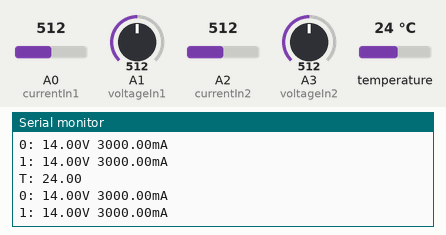
The sketch below on a simulated Arduino Uno, built with avr-gcc and run on an emulated ATmega328P. On the bench: the last lines printed to the serial monitor. Inputs (shaded band) come from the test bench; at power-on: temperature 24 °C, A0 (currentIn1) = 512, A1 (voltageIn1) = 512, A2 (currentIn2) = 512, A3 (voltageIn2) = 512.

Above: at 1.4 s.
1.5 s: temperature set to 12 °C
At 2.5 s:
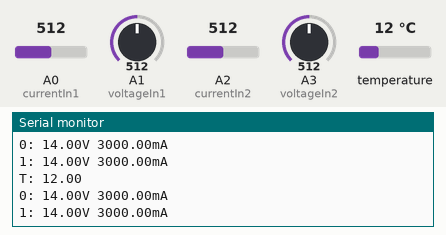
5.5 s: A0 (currentIn1) set to 716
At 6.4 s:
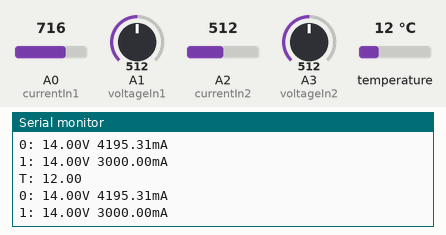
7.0 s: A1 (voltageIn1) set to 716
At 8.3 s:
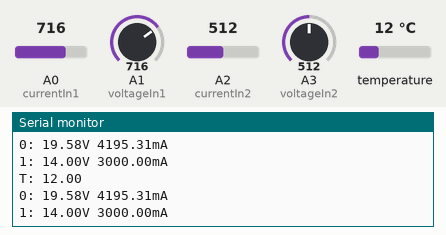
8.5 s: A2 (currentIn2) set to 716
At 9.3 s:
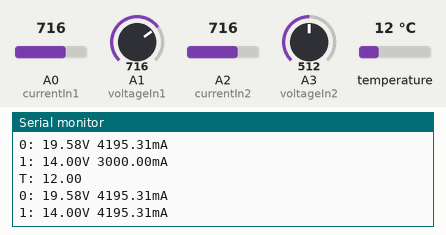
10.0 s: A3 (voltageIn2) set to 716
At 11.2 s:
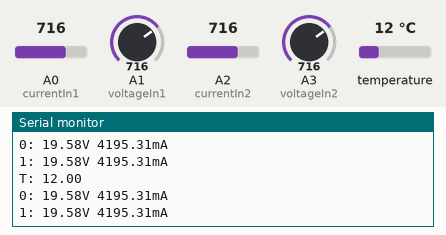
11.5 s: temperature set to 19 °C
At 12.2 s:
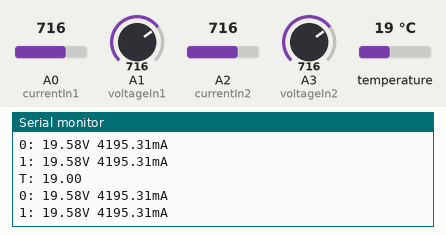
Timing chart, 0 to 14.0 s (numbered marks = the images above; inputs shaded):
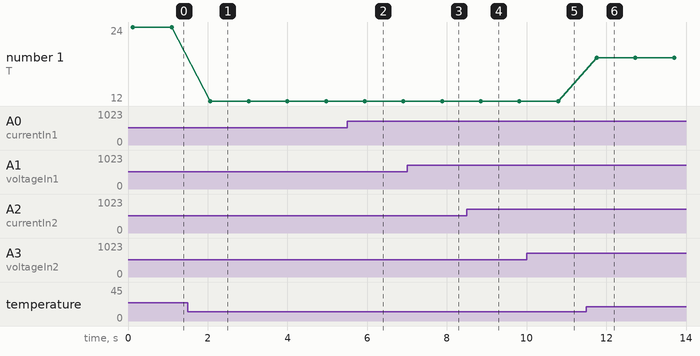

Measured:
- after the input at 1.5 s, the serial monitor: prints a new line after 0.56 s (image 1)
- after the input at 5.5 s, the serial monitor: prints a new line at once (image 2)
- after the input at 7.0 s, the serial monitor: prints a new line after 0.47 s (image 3)
- after the input at 8.5 s, the serial monitor: prints a new line after 0.38 s (image 4)
- after the input at 10.0 s, the serial monitor: prints a new line after 0.41 s (image 5)
- after the input at 11.5 s, the serial monitor: prints a new line after 0.26 s (image 6)
- plotted number 1: 24 → 12 after the input at 1.5 s, 12 → 19 after the input at 11.5 s

The sketch:

CurrentMonitor.ino
```cpp
#include <OneWire.h>

OneWire ds(5);  // on pin 10

const int currentIn1 = A0;
const int currentIn2 = A2;
const int voltageIn1 = A1;
const int voltageIn2 = A3;

const int numReadings = 10;

float readings[4][numReadings];
int readingCounter[4];

const float resistorValue = 0.1;
const float voltageFactor = 5.6;
const float currentFactor = 1200;

float ADCFactor = 0.0;
float sensorValue = 0.0;        // value read from the pot

void setup() {
  // initialize serial communications at 9600 bps:
  ADCFactor = 5.0 / 1024.0;
  Serial.begin(9600);
}

void loop() {
  temp();
  Serial.print("0: " );
  Serial.print(getVoltage1());
  Serial.print("V");
  Serial.print(" ");
  Serial.print(getCurrent1());
  Serial.print("mA");
  Serial.println();

  Serial.print("1: " );
  Serial.print(getVoltage2());
  Serial.print("V");
  Serial.print(" ");
  Serial.print(getCurrent2());
  Serial.print("mA");
  Serial.println();

  delay(250);
}

float getVoltage1() {
   sensorValue = analogRead(voltageIn1);
   delay(10);

   return (sensorValue * voltageFactor * ADCFactor);
}

float getVoltage2() {
   sensorValue = analogRead(voltageIn2);

   delay(10);
   return (sensorValue * voltageFactor * ADCFactor);
}

float getCurrent1 () {
  sensorValue = analogRead(currentIn1);
  delay(10);
  return (sensorValue * ADCFactor * currentFactor);
}

float getCurrent2 () {
  sensorValue = analogRead(currentIn2);
  delay(10);
  return (sensorValue * ADCFactor * currentFactor);
}

void temp (void) {
 byte i;
  byte present = 0;
  byte type_s;
  byte data[12];
  byte addr[8];
  float celsius, fahrenheit;

  if ( !ds.search(addr)) {
    ds.reset_search();
    delay(250);
    return;
  }

  for( i = 0; i < 8; i++) {
  }

  if (OneWire::crc8(addr, 7) != addr[7]) {
      return;
  }
  // the first ROM byte indicates which chip
  switch (addr[0]) {
    case 0x10:
      type_s = 1;
      break;
    case 0x28:
      type_s = 0;
      break;
    case 0x22:
      type_s = 0;
      break;
    default:
      return;
  }

  ds.reset();
  ds.select(addr);
  ds.write(0x44, 1);        // start conversion, with parasite power on at the end

  delay(100);     // maybe 750ms is enough, maybe not
  // we might do a ds.depower() here, but the reset will take care of it.

  present = ds.reset();
  ds.select(addr);
  ds.write(0xBE);         // Read Scratchpad

  for ( i = 0; i < 9; i++) {           // we need 9 bytes
    data[i] = ds.read();
  }

  // Convert the data to actual temperature
  // because the result is a 16 bit signed integer, it should
  // be stored to an "int16_t" type, which is always 16 bits
  // even when compiled on a 32 bit processor.
  int16_t raw = (data[1] << 8) | data[0];
  if (type_s) {
    raw = raw << 3; // 9 bit resolution default
    if (data[7] == 0x10) {
      // "count remain" gives full 12 bit resolution
      raw = (raw & 0xFFF0) + 12 - data[6];
    }
  } else {
    byte cfg = (data[4] & 0x60);
    // at lower res, the low bits are undefined, so let's zero them
    if (cfg == 0x00) raw = raw & ~7;  // 9 bit resolution, 93.75 ms
    else if (cfg == 0x20) raw = raw & ~3; // 10 bit res, 187.5 ms
    else if (cfg == 0x40) raw = raw & ~1; // 11 bit res, 375 ms
    //// default is 12 bit resolution, 750 ms conversion time
  }
  celsius = (float)raw / 16.0;
  fahrenheit = celsius * 1.8 + 32.0;
  Serial.print("T: ");
  Serial.println(celsius);
}
```
